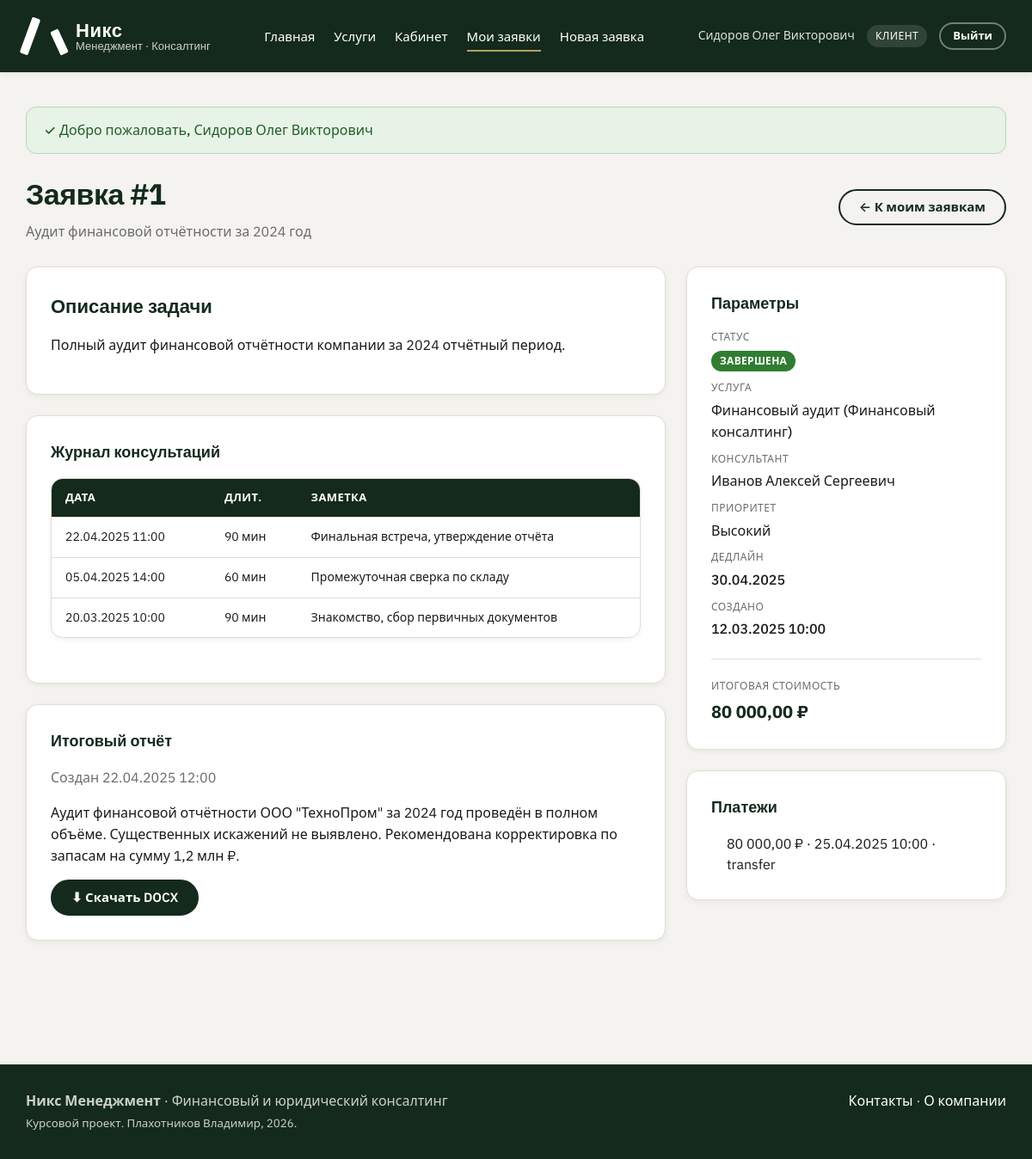
Screenshot of /Consulting_Plakhotnikov/public/index.php?page=client_request_view&id=1 (signed in) with the database file from the repository.
### tables this page shows
CREATE TABLE users (
    id          INT UNSIGNED PRIMARY KEY AUTO_INCREMENT,
    login       VARCHAR(50)  NOT NULL UNIQUE,
    password    VARCHAR(100) NOT NULL,
    role_id     TINYINT UNSIGNED NOT NULL,
    full_name   VARCHAR(150) NOT NULL,
    phone       VARCHAR(30),
    email       VARCHAR(100),
    is_active      TINYINT(1)   NOT NULL DEFAULT 1,
    remember_token VARCHAR(64),                             
    created_at     DATETIME     NOT NULL DEFAULT CURRENT_TIMESTAMP,
    CONSTRAINT fk_users_role
        FOREIGN KEY (role_id) REFERENCES roles(id)
        ON DELETE RESTRICT ON UPDATE CASCADE
);

CREATE TABLE roles (
    id      TINYINT UNSIGNED PRIMARY KEY AUTO_INCREMENT,
    code    VARCHAR(20)  NOT NULL UNIQUE,             
    name    VARCHAR(50)  NOT NULL                     
);

CREATE TABLE consultations (
    id            INT UNSIGNED PRIMARY KEY AUTO_INCREMENT,
    request_id    INT UNSIGNED NOT NULL,
    held_at       DATETIME      NOT NULL,
    duration_min  SMALLINT UNSIGNED NOT NULL DEFAULT 60,
    notes         TEXT,
    CONSTRAINT fk_cons_request
        FOREIGN KEY (request_id) REFERENCES requests(id)
        ON DELETE CASCADE ON UPDATE CASCADE
);

CREATE TABLE reports (
    id            INT UNSIGNED PRIMARY KEY AUTO_INCREMENT,
    request_id    INT UNSIGNED NOT NULL UNIQUE,
    consultant_id INT UNSIGNED,
    content       MEDIUMTEXT  NOT NULL,
    file_path     VARCHAR(255),
    created_at    DATETIME    NOT NULL DEFAULT CURRENT_TIMESTAMP,
    CONSTRAINT fk_rep_request    FOREIGN KEY (request_id)    REFERENCES requests(id)    ON DELETE CASCADE  ON UPDATE CASCADE,
    CONSTRAINT fk_rep_consultant FOREIGN KEY (consultant_id) REFERENCES consultants(id) ON DELETE SET NULL ON UPDATE CASCADE
);

CREATE TABLE payments (
    id          INT UNSIGNED PRIMARY KEY AUTO_INCREMENT,
    request_id  INT UNSIGNED   NOT NULL,
    amount      DECIMAL(10,2)  NOT NULL,
    paid_at     DATETIME       NOT NULL DEFAULT CURRENT_TIMESTAMP,
    method      ENUM('cash','card','transfer') NOT NULL DEFAULT 'transfer',
    CONSTRAINT fk_pay_request
        FOREIGN KEY (request_id) REFERENCES requests(id)
        ON DELETE CASCADE ON UPDATE CASCADE
);

### Consulting_Plakhotnikov/app/Views/client/request_view.php (the view, shortened to what the rows shown need)
<div class="page-header">
    <div>
        <h1>Заявка #<?= (int)$request['id'] ?></h1>
    </div>
</div>
<div class="two-col">
    <div>
        <div class="card">
            <h2>Описание задачи</h2>
        </div>
        <div class="card">
            <?php if (empty($consultations)): ?>
                <div class="empty"><p>Записей пока нет.</p></div>
            <?php else: ?>
                <div class="table-wrap">
                    <table class="data">
                        <thead>
                        <tr><th>Дата</th><th>Длит.</th><th>Заметка</th></tr>
                        </thead>
                        <tbody>
                        <?php foreach ($consultations as $c): ?>
                            <tr>
                                <td><?= h(format_datetime($c['held_at'])) ?></td>
                                <td><?= (int)$c['duration_min'] ?> мин</td>
                                <td style="white-space:pre-wrap"><?= h($c['notes']) ?></td>
                            </tr>
                        <?php endforeach; ?>
                        </tbody>
                    </table>
                </div>
            <?php endif; ?>
        </div>
        <?php if ($report !== null): ?>
            <div class="card">
                <h3>Итоговый отчёт</h3>
                <p class="text-muted">Создан <?= h(format_datetime($report['created_at'])) ?></p>
                <p style="white-space:pre-wrap"><?= h($report['content']) ?></p>
                <?php if (!empty($report['file_path'])): ?>
                    <a class="btn" href="<?= h(url('client_report_download', ['id' => $request['id']])) ?>">⬇ Скачать DOCX</a>
                <?php endif; ?>
            </div>
        <?php endif; ?>
    </div>
    <aside>
        <?php if ($payments): ?>
            <div class="card">
                <ul style="margin:0;padding-left:18px">
                    <?php foreach ($payments as $p): ?>
                        <li><?= h(format_money($p['amount'])) ?> · <?= h(format_datetime($p['paid_at'])) ?> · <?= h($p['method']) ?></li>
                    <?php endforeach; ?>
                </ul>
            </div>
        <?php endif; ?>
    </aside>
</div>

### Consulting_Plakhotnikov/app/Views/layouts/main.php (shortened to what the rows shown need)
<?php
$user = Auth::user();
?><!DOCTYPE html>
<html lang="ru">
<head>
    <link rel="stylesheet" href="<?= h(asset('css/style.css')) ?>">
</head>
<body>
<header class="site-header">
    <div class="container site-header__inner">
        <div class="user-menu">
            <?php if ($user !== null): ?>
                <span class="user-menu__name"><?= h($user['full_name']) ?></span>
                <span class="user-menu__role"><?= h($user['role_name']) ?></span>
                <a class="btn btn--ghost btn--small" href="<?= h(url('logout')) ?>" style="color:#fff;border-color:rgba(255,255,255,.4)">Выйти</a>
            <?php else: ?>
                <a class="btn btn--ghost btn--small" href="<?= h(url('login')) ?>" style="color:#fff;border-color:rgba(255,255,255,.4)">Войти</a>
                <a class="btn btn--accent btn--small" href="<?= h(url('register')) ?>">Регистрация</a>
            <?php endif; ?>
        </div>
    </div>
</header>
<main class="main">
    <div class="container">
        <?= $content ?>
    </div>
</main>
</body>
</html>

### rows the page displays
users: full_name "Сидоров Олег Викторович", role.name "КЛИЕНТ"
consultations: held_at "22.04.2025 11:00", duration_min "90", notes "Финальная встреча, утверждение отчёта"
consultations: held_at "05.04.2025 14:00", duration_min "60", notes "Промежуточная сверка по складу"
consultations: held_at "20.03.2025 10:00", duration_min "90", notes "Знакомство, сбор первичных документов"
reports: created_at "22.04.2025 12:00", content "Аудит финансовой отчётности ООО \"ТехноПром\" за 2024 год проведён в полном объёме. Существенных искажений не выявлено. Рекомендована корректировка по запасам на сумму 1,2 млн ₽."
payments: amount "80 000,00 ₽", paid_at "25.04.2025 10:00", method "transfer"

### other values shown
$success "Добро пожаловать, Сидоров Олег Викторович"
$request['id'] "1"
$request['title'] "Аудит финансовой отчётности за 2024 год"
$request['description'] "Полный аудит финансовой отчётности компании за 2024 отчётный период."
$request['status_name'] "ЗАВЕРШЕНА"
$request['service_name'] "Финансовый аудит"
$request['category_name'] "Финансовый консалтинг"
$request['consultant_name'] "Иванов Алексей Сергеевич"
priority_label($request['priority']) "Высокий"
format_date($request['deadline']) "30.04.2025"
format_datetime($request['created_at']) "12.03.2025 10:00"
format_money($total_cost) "80 000,00 ₽"
